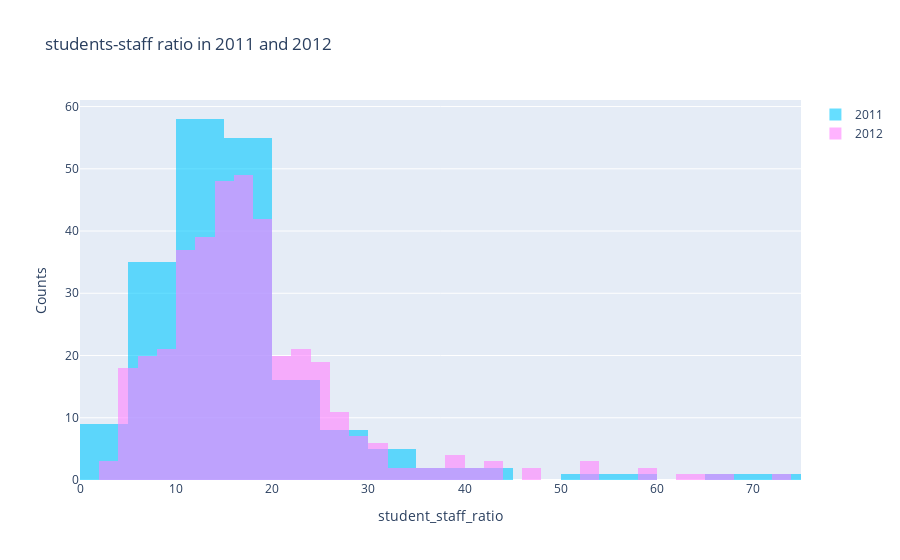

Here is the notebook cell this chart was saved with:
### Markdown cell above
# Histogram
# students-staff ratio in 2011 and 2012 years

### Code cell
fst_trace= go.Histogram(x= x2011,
                        opacity= 0.75,
                        name= '2011',
                        marker= dict(color= 'rgba(0, 200, 255, 0.8)'))

scs_trace=go.Histogram(x= x2012,
                        opacity= 0.75,
                        name= '2012',
                        marker= dict(color= 'rgba(255, 128, 255, 0.8)'))

data= [fst_trace, scs_trace] 
layout= go.Layout(barmode= 'overlay',
                  title= ' students-staff ratio in 2011 and 2012',
                  xaxis= dict(title= 'student_staff_ratio'),
                  yaxis= dict(title= 'Counts'))
fig= dict(data= data, layout= layout)
iplot(fig)

### Figure 1 — Plotly figure (JSON) as saved in the notebook; plotly's stock layout.template omitted (floating-point values rounded to 4 significant figures; data arrays with more than 128 entries replaced by an {"elided": "..."} marker saying what was removed)
{"data": [{"marker": {"color": "rgba(0, 200, 255, 0.8)"}, "name": "2011", "opacity": 0.75, "type": "histogram", "x": {"elided": "200 float values"}}, {"marker": {"color": "rgba(255, 128, 255, 0.8)"}, "name": "2012", "opacity": 0.75, "type": "histogram", "x": {"elided": "402 float values"}}], "layout": {"barmode": "overlay", "title": {"text": " students-staff ratio in 2011 and 2012"}, "xaxis": {"title": {"text": "student_staff_ratio"}}, "yaxis": {"title": {"text": "Counts"}}}}
